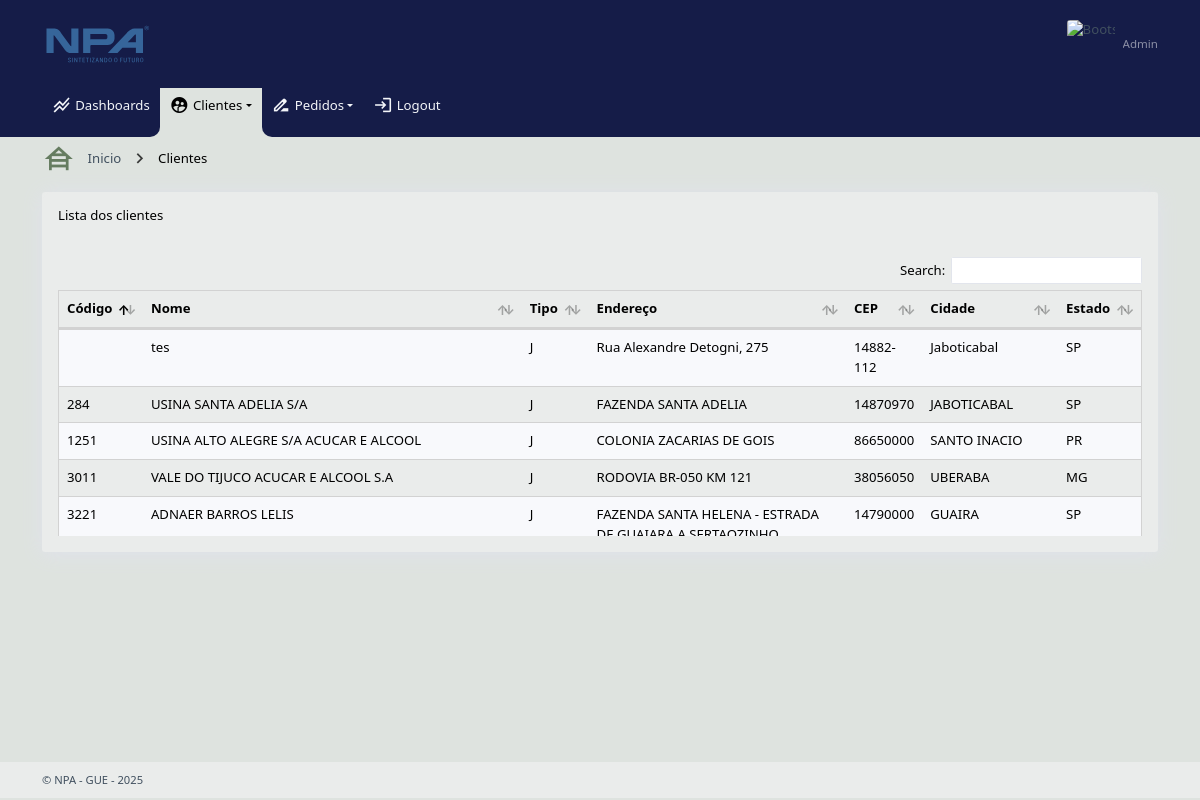
The app's page /lista_clientes.php with its own data.
### tables this page shows
CREATE TABLE `e085cli` (
  `id` int(11) NOT NULL,
  `CodCli` int(10) DEFAULT NULL,
  `NomCli` varchar(200) NOT NULL,
  `TipCli` varchar(1) NOT NULL,
  `CgcCpf` varchar(20) NOT NULL,
  `EndCli` varchar(200) NOT NULL,
  `CepCli` varchar(10) NOT NULL,
  `BaiCli` varchar(20) NOT NULL,
  `CidCli` varchar(100) NOT NULL,
  `SigUfs` varchar(2) NOT NULL,
  `CodRep` int(8) NOT NULL
);

### lista_clientes.php (the view, shortened to what this page needs)
<!DOCTYPE html>
<html lang="pt-br">
  <head>
    <link rel="stylesheet" href="assets/fonts/icomoon/style.css" />
    <link rel="stylesheet" href="assets/css/main.min.css" />
    <link rel="stylesheet" href="assets/vendor/overlay-scroll/OverlayScrollbars.min.css" />
    <link rel="stylesheet" href="assets/vendor/datatables/dataTables.bs5.css" />
    <link rel="stylesheet" href="assets/vendor/datatables/dataTables.bs5-custom.css" />
    <link rel="stylesheet" href="assets/vendor/datatables/buttons/dataTables.bs5-custom.css" />
  </head>
  <body>
    <div class="page-wrapper">
      <div class="app-container">
        <?php include "../pedidos/include/app_header.php"; ?>
        <nav class="navbar navbar-expand-lg">
          <div class="container">
            <div class="offcanvas offcanvas-end" id="MobileMenu">
              <ul class="navbar-nav me-auto mb-2 mb-lg-0">
                <li class="nav-item ">
                  <a class="nav-link" href="inicial.php" ><i class="icon-stacked_line_chart"></i> Dashboards</a>
                </li>
                <li class="nav-item dropdown active-link">
                  <a class="nav-link dropdown-toggle" href="#" role="button" data-bs-toggle="dropdown"
                    aria-expanded="false">
                  <i class="icon-supervised_user_circle"></i> Clientes
                  </a>
                </li>
                <li class="nav-item dropdown">
                  <a class="nav-link dropdown-toggle" href="#" role="button" data-bs-toggle="dropdown"
                    aria-expanded="false">
                    <i class="icon-drive_file_rename_outline"></i>Pedidos
                  </a>
                </li>
                <li class="nav-item ">
                  <a class="nav-link" href="index.php"><i class="icon-login"></i>Logout</a>
                </li>
              </ul>
            </div>
          </div>
        </nav>
        <div class="app-body">
          <div class="container">
            <div class="row gx-3">
              <div class="col-12 col-xl-6">
                <ol class="breadcrumb mb-3">
                  <li class="breadcrumb-item">
                    <i class="icon-house_siding lh-1"></i>
                    <a href="inicial.php" class="text-decoration-none">Inicio</a>
                  </li>
                  <li class="breadcrumb-item">Clientes</li>
                </ol>
              </div>
            </div>
              <div class="card mb-3">
                <div class="card-header">
                    <div class="card-title">Lista dos clientes</div>
                  </div>
                  <div class="card-body">
                    <div class="table-responsive">
                      <table id="scrollVertical" class="table table-striped">
                        <thead>
                          <tr>
                            <th>Código</th>
                            <th>Nome</th>
                            <th>Tipo</th>
                            <th>Endereço</th>
                            <th>CEP</th>
                            <th>Cidade</th>
                            <th>Estado</th>
                          </tr>
                        </thead>
                        <tbody>
                          <?php
                            $cmd = "SELECT * FROM `e085cli` WHERE 1";
                            $rs=mysqli_query($conecta,$cmd);
                            while($row=mysqli_fetch_array($rs,MYSQLI_ASSOC)){
                            echo "<tr><td>".$row['CodCli']."</td>";
                            echo "<td style=\"width: 35%\">".$row['NomCli']."</td>";
                            echo "<td>".$row['TipCli']."</td>";
                            echo "<td>".$row['EndCli']."</td>";
                            echo "<td>".$row['CepCli']."</td>";
                            echo "<td>".$row['CidCli']."</td>";
                            echo "<td>".$row['SigUfs']."</td></tr>";
                            }
                          ?>
                        </tbody>
                      </table>
                    </div>
                  </div>
                </div>
              </div>
          </div>
        </div>
      </div>
  </body>
</html>

### records on screen
e085cli: CodCli "284", NomCli "USINA SANTA ADELIA S/A", TipCli "J", EndCli "FAZENDA SANTA ADELIA", CepCli "14870970", CidCli "JABOTICABAL", SigUfs "SP"
e085cli: CodCli "1251", NomCli "USINA ALTO ALEGRE S/A ACUCAR E ALCOOL", TipCli "J", EndCli "COLONIA ZACARIAS DE GOIS", CepCli "86650000", CidCli "SANTO INACIO", SigUfs "PR"
e085cli: CodCli "3221", NomCli "ADNAER BARROS LELIS", TipCli "J", EndCli "FAZENDA SANTA HELENA - ESTRADA…", CepCli "14790000", CidCli "GUAIRA", SigUfs "SP"
e085cli: CodCli "3011", NomCli "VALE DO TIJUCO ACUCAR E ALCOOL S.A", TipCli "J", EndCli "RODOVIA BR-050 KM 121", CepCli "38056050", CidCli "UBERABA", SigUfs "MG"
e085cli: NomCli "tes", TipCli "J", EndCli "Rua Alexandre Detogni, 275", CepCli "14882-112", CidCli "Jaboticabal", SigUfs "SP"
